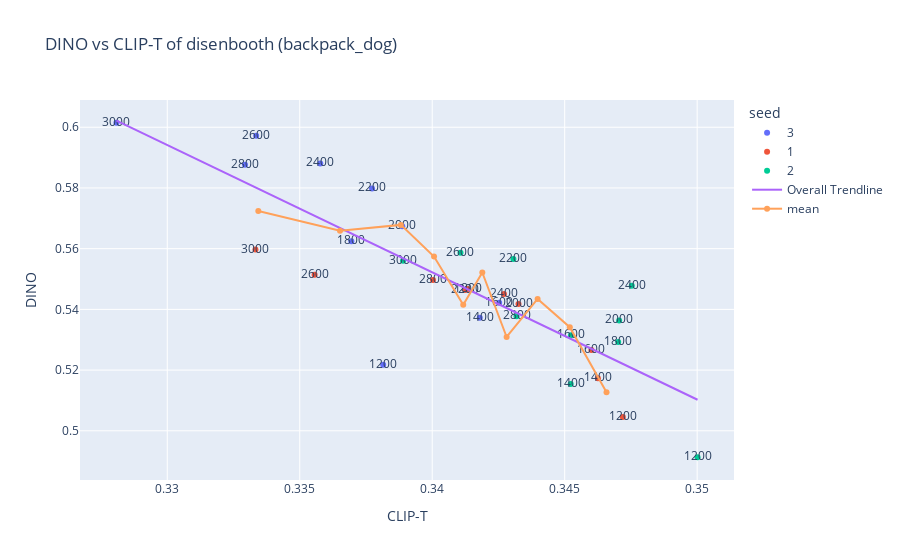

The notebook cell this image was saved under:
### Code cell
def make_versus_plot(method='dreambooth', concept='can', metric1='DINO', metric2='CLIP-T', exclude_early=False):
    assert(metric1 != metric2)
    subdf = df[df['method'] == method]
    subdf = subdf[subdf['concept'] == concept].copy()
    if exclude_early:
        subdf = subdf[subdf['iteration'] >= visresemblance_start[method][concept]]
    subdf = subdf.sort_values([metric2, metric1])
    title = f'{metric1} vs {metric2} of {method} ({concept})'
    fig = px.scatter(subdf, x=metric2, y=metric1, 
                     text=subdf['iteration'].astype(str),
                     title=title, color='seed', trendline="ols", trendline_scope='overall')
    mean_curve = get_mean_curve([subdf[subdf['seed'] == seed][[metric1, metric2]].values for seed in subdf.seed])
    fig.add_scatter(x=mean_curve[:, 1], y=mean_curve[:, 0], mode='lines+markers', name='mean',
                    showlegend=True) #  annotation_text='',
    fig.update_yaxes(nticks=10)
    fig.update_xaxes(nticks=10)

    # fig.update_traces(mode = 'lines')
    ##fig.update_layout(showlegend=True)
    return fig
make_versus_plot(method, concept, 'DINO', exclude_early=True).show()

### Figure 1 — Plotly figure (JSON) as saved in the notebook; plotly's stock layout.template omitted (floating-point values rounded to 4 significant figures)
{"data": [{"hovertemplate": "seed=3<br>CLIP-T=%{x}<br>DINO=%{y}<br>text=%{text}<extra></extra>", "legendgroup": "3", "marker": {"color": "#636efa", "symbol": "circle"}, "mode": "markers+text", "name": "3", "orientation": "v", "showlegend": true, "text": ["3000", "2800", "2600", "2400", "1800", "2200", "1200", "2000", "1400", "1600"], "type": "scatter", "x": [0.3281, 0.3329, 0.3334, 0.3358, 0.3369, 0.3377, 0.3381, 0.3389, 0.3418, 0.3425], "xaxis": "x", "y": [0.6015, 0.5877, 0.5972, 0.5881, 0.5624, 0.5798, 0.5217, 0.5674, 0.5372, 0.5422], "yaxis": "y"}, {"hovertemplate": "seed=1<br>CLIP-T=%{x}<br>DINO=%{y}<br>text=%{text}<extra></extra>", "legendgroup": "1", "marker": {"color": "#EF553B", "symbol": "circle"}, "mode": "markers+text", "name": "1", "orientation": "v", "showlegend": true, "text": ["3000", "2600", "2800", "2200", "1800", "2400", "2000", "1600", "1400", "1200"], "type": "scatter", "x": [0.3333, 0.3356, 0.34, 0.3412, 0.3413, 0.3427, 0.3433, 0.346, 0.3463, 0.3472], "xaxis": "x", "y": [0.5597, 0.5514, 0.5496, 0.5464, 0.5467, 0.5451, 0.5417, 0.5266, 0.5173, 0.5045], "yaxis": "y"}, {"hovertemplate": "seed=2<br>CLIP-T=%{x}<br>DINO=%{y}<br>text=%{text}<extra></extra>", "legendgroup": "2", "marker": {"color": "#00cc96", "symbol": "circle"}, "mode": "markers+text", "name": "2", "orientation": "v", "showlegend": true, "text": ["3000", "2600", "2200", "2800", "1400", "1600", "1800", "2000", "2400", "1200"], "type": "scatter", "x": [0.3389, 0.3411, 0.3431, 0.3432, 0.3452, 0.3452, 0.347, 0.3471, 0.3475, 0.35], "xaxis": "x", "y": [0.556, 0.5587, 0.5566, 0.5377, 0.5154, 0.5315, 0.5293, 0.5364, 0.5478, 0.4913], "yaxis": "y"}, {"hovertemplate": "<b>OLS trendline</b><br>DINO = -4.1939 * CLIP-T + 1.97815<br>R<sup>2</sup>=0.706789<br><br>CLIP-T=%{x}<br>DINO=%{y} <b>(trend)</b><extra></extra>", "legendgroup": "Overall Trendline", "line": {"color": "#ab63fa"}, "mode": "lines", "name": "Overall Trendline", "showlegend": true, "type": "scatter", "x": [0.3281, 0.3329, 0.3333, 0.3334, 0.3356, 0.3358, 0.3369, 0.3377, 0.3381, 0.3389, 0.3389, 0.34, 0.3411, 0.3412, 0.3413, 0.3418, 0.3425, 0.3427, 0.3431, 0.3432, 0.3433, 0.3452, 0.3452, 0.346, 0.3463, 0.347, 0.3471, 0.3472, 0.3475, 0.35], "xaxis": "x", "y": [0.6022, 0.5819, 0.5802, 0.5801, 0.5708, 0.5699, 0.565, 0.5618, 0.56, 0.557, 0.5568, 0.5521, 0.5477, 0.547, 0.5466, 0.5447, 0.5416, 0.5409, 0.5394, 0.5389, 0.5386, 0.5303, 0.5303, 0.527, 0.526, 0.5228, 0.5226, 0.522, 0.5206, 0.5102], "yaxis": "y"}, {"mode": "lines+markers", "name": "mean", "showlegend": true, "type": "scatter", "x": [0.3334, 0.3365, 0.3388, 0.3401, 0.3412, 0.3419, 0.3428, 0.344, 0.3452, 0.3466], "y": [0.5724, 0.5659, 0.5678, 0.5574, 0.5415, 0.5521, 0.5309, 0.5434, 0.5341, 0.5127]}], "layout": {"autosize": true, "legend": {"title": {"text": "seed"}, "tracegroupgap": 0}, "title": {"text": "DINO vs CLIP-T of disenbooth (backpack_dog)"}, "xaxis": {"anchor": "y", "autorange": true, "domain": [0, 1], "nticks": 10, "range": [0.3267, 0.3514], "title": {"text": "CLIP-T"}, "type": "linear"}, "yaxis": {"anchor": "x", "autorange": true, "domain": [0, 1], "nticks": 10, "range": [0.4822, 0.6106], "title": {"text": "DINO"}, "type": "linear"}}}
